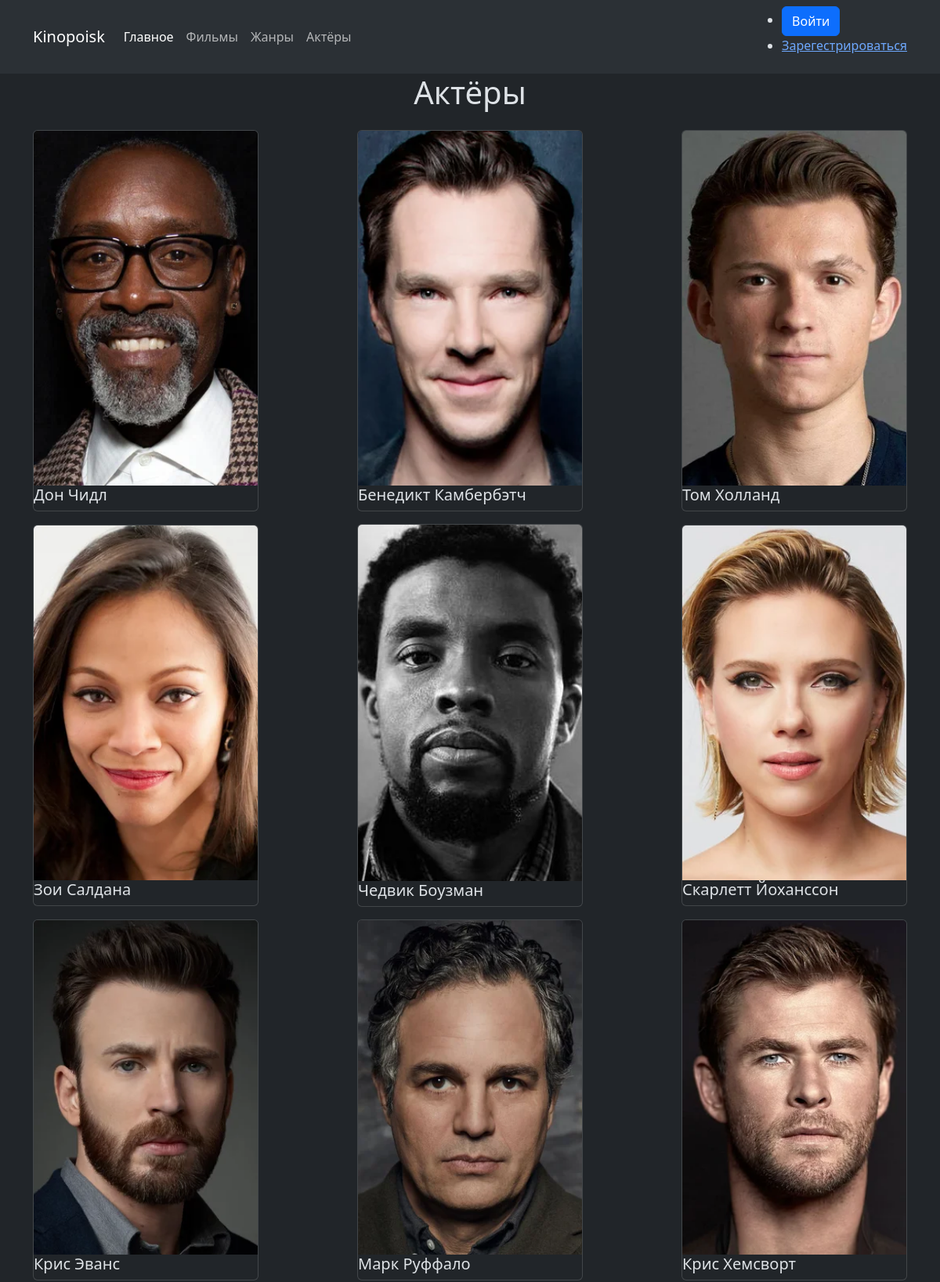
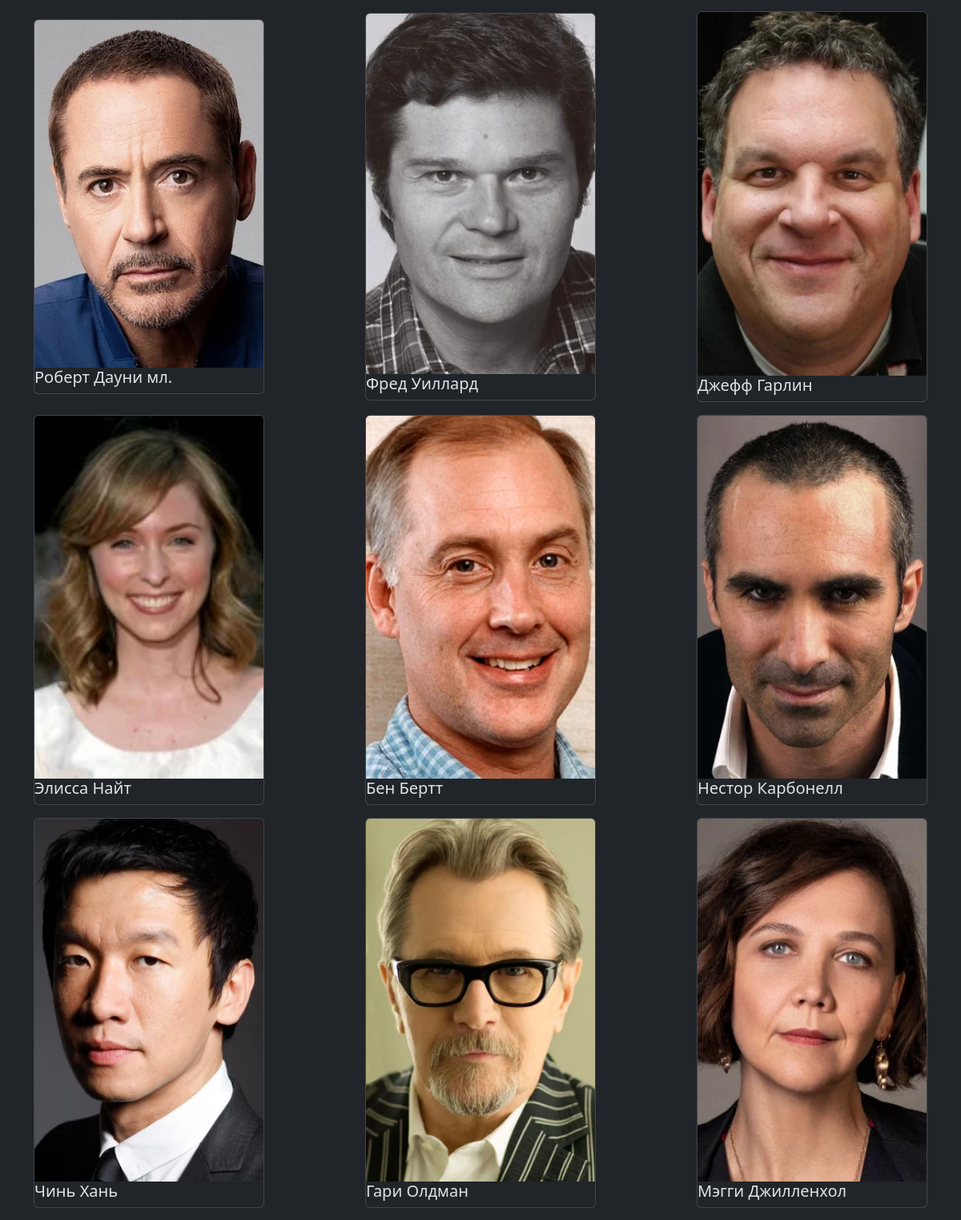
Page /persons_list/actor/ (upper part) on the committed database (2 pictures, top to bottom).
### kinopoisk/models.py (models this page shows, shortened)
class MoviePerson(models.Model):
    class RoleType(models.TextChoices):
        ACTOR = 'actor', 'Actor'
        DIRECTOR = 'director', 'Director'
    name = models.CharField(max_length=255)
    birth_date = models.DateField(blank=True, null=True)
    photo = models.ImageField(
        upload_to="kinopoisk/images/person/photos/",
        blank=True, null=True)
    role = models.CharField(
        max_length=20, choices=RoleType.choices,
        blank=True, null=True)

### kinopoisk/views.py (the view)
# urls.py: path('persons_list/<str:person_role>/', persons_list, name='actors_list'),
def persons_list(request, person_role):
    persons = MoviePerson.objects.filter(role=person_role).order_by('-id')
    if person_role == MoviePerson.RoleType.ACTOR:
       title = "Актёры"
    else:
        title = 'Режиссёры'
    return render(request, 'kinopoisk/list/actors_list.html', {
        'persons': persons, 'title': title
    })

### kinopoisk/templates/kinopoisk/list/actors_list.html (shortened to what this page needs)
{% extends "core/base.html" %}
{% block content %}
<h1 class="text-center">{{title}}</h1>
<div class="d-flex align-items-center justify-content-between flex-wrap container">
    {% for person in persons %}
    <a class=" text-decoration-none" href="">
    <div class="card mt-3" style="width: 18rem;">
        <img src="{{person.photo.url}}" class="card-img-top" alt="...">
        <h5 class="card-title">{{person.name}}</h5>
    </div>
</a>
    {% endfor %}
</div>
{% endblock %}

### rows in the picture
MoviePerson: shows a picture, name "Дон Чидл"
MoviePerson: shows a picture, name "Бенедикт Камбербэтч"
MoviePerson: shows a picture, name "Том Холланд"
MoviePerson: shows a picture, name "Зои Салдана"
MoviePerson: shows a picture, name "Чедвик Боузман"
MoviePerson: shows a picture, name "Скарлетт Йоханссон"
MoviePerson: shows a picture, name "Крис Эванс"
MoviePerson: shows a picture, name "Марк Руффало"
MoviePerson: shows a picture, name "Крис Хемсворт"
MoviePerson: shows a picture, name "Роберт Дауни мл."
MoviePerson: shows a picture, name "Фред Уиллард"
MoviePerson: shows a picture, name "Джефф Гарлин"
MoviePerson: shows a picture, name "Элисса Найт"
MoviePerson: shows a picture, name "Бен Бертт"
MoviePerson: shows a picture, name "Нестор Карбонелл"
MoviePerson: shows a picture, name "Чинь Хань"
MoviePerson: shows a picture, name "Гари Олдман"
MoviePerson: shows a picture, name "Мэгги Джилленхол"

### other values in the picture
{{ title }} "Актёры"
